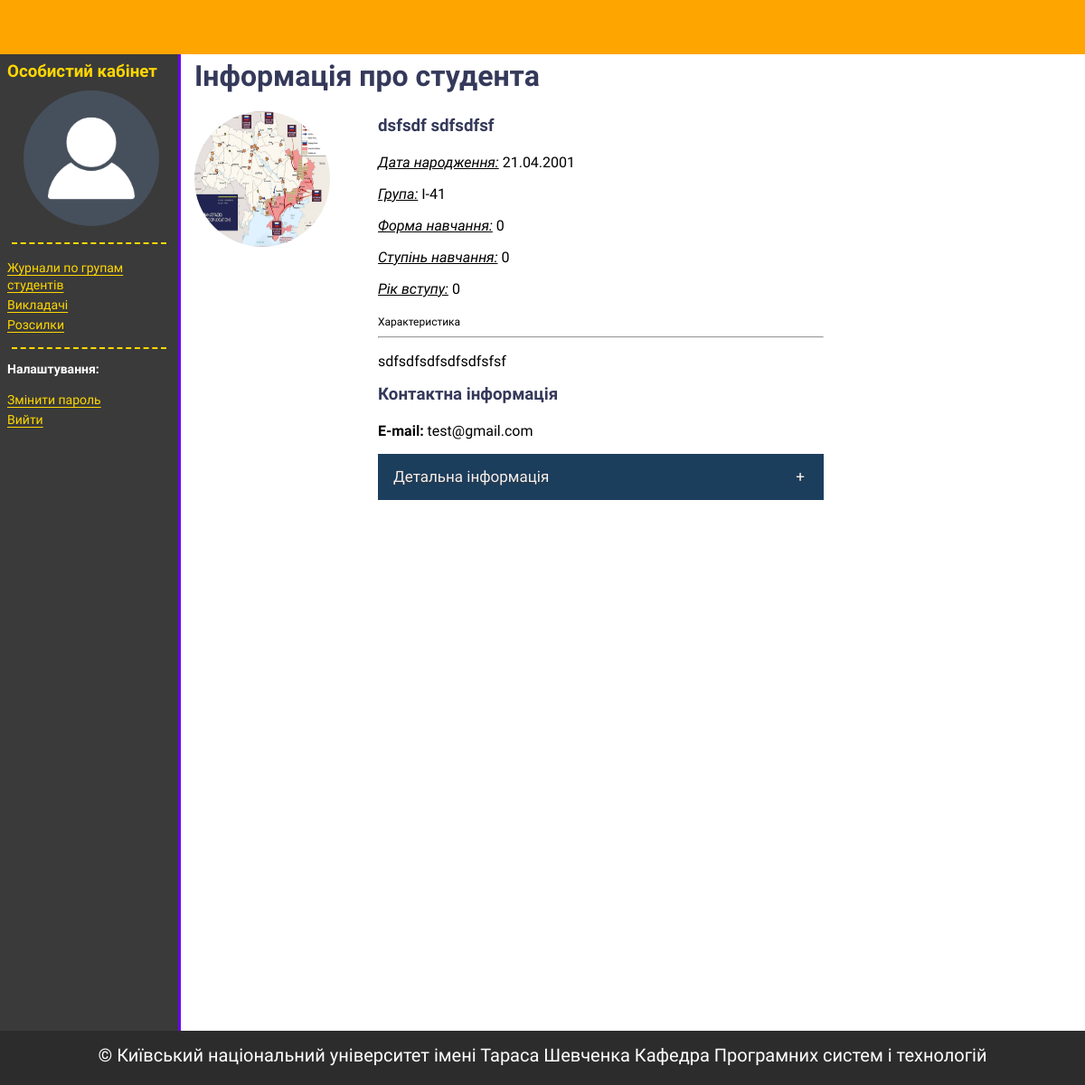
Screenshot of /journal/people/student/info/2/ (signed in) with the database file from the repository.
### people/models.py (models this page shows, shortened)
class User(AbstractUser):
    first_name = models.CharField('Ім\'я', max_length=130)
    last_name  = models.CharField('Фамілія', max_length=130)
    middle_name = models.CharField('По-батькові', max_length=130)
    sex = models.CharField('Стать', choices=GENDER_CHOICES, max_length=1)
    birth_date = models.DateField('Дата народження', blank=True, null=True)
    photo = models.ImageField(upload_to='people/', default='static/img/default-user.png', blank=True)
    description = models.TextField('Характеристика')
    user_status = models.CharField('Статус користувача', choices=USER_STATUS_CHOICES, max_length=15)
    updated = models.DateField('Дата оновлення', auto_now=True)
    USERNAME_FIELD = 'username'
    REQUIRED_FIELDS = ['email']
    objects = UserManager()
    class Meta:
        verbose_name = 'Користувач'
        verbose_name_plural = 'Користувачі'

class Student(models.Model):
    study_form = models.CharField('Форма навчання', choices=STUDY_CHOICES, max_length=20)
    study_degree = models.CharField('Ступінь навчання', choices=STUDY_DEGREE_CHOICES, max_length=30)
    entry_year = models.IntegerField('Рік вступу')
    group = models.ForeignKey('journal.GroupStudent', related_name='students', verbose_name='Навчається в групі',
                              on_delete=models.CASCADE)
    user = models.OneToOneField(settings.AUTH_USER_MODEL, related_name='student', on_delete=models.CASCADE)
    course_work = models.CharField('Тема курсової роботи', max_length=100)
    course_supervisor = models.ForeignKey(settings.AUTH_USER_MODEL, related_name='supervisor', on_delete=models.SET_NULL,
                                null=True, limit_choices_to={'user_status': TEACHER}, verbose_name='Викладач')
    diploma_work = models.CharField('Тема курсової роботи', max_length=100)
    diploma_supervisor = models.ForeignKey(settings.AUTH_USER_MODEL, related_name='supervisors',
                                          on_delete=models.SET_NULL,
                                          null=True, limit_choices_to={'user_status': TEACHER}, verbose_name='Викладач')
    class Meta:
        verbose_name = 'Студент'
        verbose_name_plural = 'Студенти'

### journal/models.py (models this page shows, shortened)
class GroupStudent(models.Model):
    grade = models.OneToOneField(Grade, related_name='group', on_delete=models.CASCADE,
                                 verbose_name='Назва групи')
    create_group = models.DateField('Дата створення групи')
    updated = models.DateField('Дата оновлення', auto_now=True)
    created = models.DateField('Дата створення', auto_now_add=True)
    class Meta:
        verbose_name = 'Група студнтів'
        verbose_name_plural = 'Групи студентів'

class Grade(models.Model):
    number = models.SmallIntegerField('Число')
    symbol = models.CharField('Символ', max_length=5)
    lessons = models.ManyToManyField(Lesson, related_name='grade', verbose_name='Дисципліни групи')
    def __str__(self):
        return f'{self.symbol}-{self.number}'
    class Meta:
        verbose_name = 'група'
        verbose_name_plural = 'Довідка груп'

### people/views.py (the view)
# urls.py: path('student/info/<int:pk>/', StudentDetailView.as_view(), name='student_detail'),
class StudentDetailView(LoginRequiredMixin, TeacherPermissionsMixin, DetailView):
    template_name = 'people/student_detail.html'
    def get_queryset(self):
        queryset = User.objects.select_related('student__group__grade', 'contact').filter(user_status=STUDENT)
        return queryset

### django_journal/permissions.py (called while the page is built)
    def dispatch(self, request, *args, **kwargs):
        if not self.has_permissions():
            raise PermissionDenied()
        return super().dispatch(request, *args, **kwargs)

    def has_permissions(self):
        return self.request.user.is_superuser or self.request.user.user_status == TEACHER

### journal/templatetags/sidebar.py (called while the page is built)
@register.inclusion_tag('people/tpl/teacher_sidebar_tpl.html', name='teacher_sidebar')
def teacher_sidebar(user):
    teacher = Teacher.objects.get(user=user.id)
    return {'teacher': teacher, 'user': user}

### people/templates/people/student_detail.html (shortened to what this page needs)
{% extends "base.html" %}
{% block content %}
    <h1>Інформація про студента </h1>
    <div class="people-info ">
        <div class="people-photo-block">
            <img class="user-avatar" src="{{ user.photo.url }}" alt="{{ user.get_full_name }}">
        </div>
        <div class="people-info-block">
            <h3>{{ user.get_full_name }}</h3>
            <p><i><u>Дата народження:</u></i> {{ user.birth_date|date:"d.m.Y" }}</p>
            <p><i><u>Група:</u></i> {{ user.student.group.grade }}</p>
            <p><i><u>Форма навчання:</u></i> {{ user.student.study_form }}</p>
            <p><i><u>Ступінь навчання:</u></i> {{ user.student.study_degree }}</p>
            <p><i><u>Рік вступу:</u></i> {{ user.student.entry_year }}</p>
            <span class="small-font">Характеристика</span><hr>
            <p>{{ user.description }}</p>
            {% include "people/include/people_contact_info.html" %}
            <div class="navigaonusing">
                <div class="gaonutosal">
                    <div class="pesontedan">
                        <label for="pesontedan-one">Детальна інформація</label>
                    </div>
               </div>
            </div>
        </div>
    </div>
{% endblock %}

### people/templates/people/tpl/teacher_sidebar_tpl.html (shortened to what this page needs)
{% block sidebar %}
    <h3>Особистий кабінет</h3>
    <img class="user-avatar" src="{{ user.photo.url }}" alt="{{ user.first_name }} {{ user.last_name }}">
    <hr>
    <ul>
        <li><a href="{% url 'group_student_list' %}">Журнали по групам студентів</a></li>
        <li><a href="{% url 'teacher_list' %}">Викладачі</a></li>
        <li><a href="{% url 'mailing_list' %}">Розсилки</a></li>
    </ul>
    <hr>
    <p><b>Налаштування:</b></p>
    <ul>
        <li><a href="{% url 'password_change' %}">Змінити пароль</a></li>
        <li><a href="{% url 'logout' %}">Вийти</a></li>
    </ul>
{% endblock %}

### people/templates/people/include/people_contact_info.html (shortened to what this page needs)
<h3>Контактна інформація</h3>
{% if user.email %}
    <p><b>E-mail:</b> {{ user.email }}</p>
{% endif %}

### journal/static/css/style.css (style rules this page uses)
body { font-family: "Roboto", sans-serif; display: grid; grid-template-areas: "header header header" "sidebar content content" "footer footer footer"; grid-template-rows: 60px 1fr 60px; grid-template-columns: 200px 1fr 15%; height: 150vh; margin: 0; }
h1, h2, h3, h4 { color: #35395A; padding: 0; margin: 5px 0 20px; }
.gaonutosal { float: left; width: 100%; }
.pesontedan { position: relative; margin-bottom: 1px; width: 100%; color: #f3f1f1; overflow: hidden; }
.pesontedan label { position: relative; display: block; padding: 0 0 0 1em; background: #1c3e5d; line-height: 3; cursor: pointer; text-shadow: 0 1px 0 #333131; font-size: 17px; }
.pesontedan label::after { position: absolute; right: 0; top: 0; display: block; width: 3em; height: 3em; line-height: 3; text-align: center; -webkit-transition: all .40s; -o-transition: all .40s; transition: all .40s; }
.pesontedan input[type=checkbox] + label::after { content: "+"; }
.sidebar p { color: white; font-size: 14px; }
.sidebar a { color: gold; font-size: 14px; }
.sidebar h3 { color: gold; margin: 0; }
.sidebar hr { color: gold; width: 95%; height: 0; border: none; border-top: 2px dashed gold; }
.sidebar img { margin-top: 10px; margin-left: 10%; }
.sidebar ul { padding: 0; }
.sidebar ul li { list-style-type: none; margin-top: 3px; text-underline-offset: 3px; }
.user-avatar { border-radius: 50%; height: 150px; width: 150px; }
.people-info { display: grid; grid-template-areas: "people-photo-block people-info-block"; grid-template-rows: 60px 1fr; grid-template-columns: 200px 50%; grid-gap: 3px; }
.people-photo-block { grid-area: people-photo-block; }
.people-info-block { grid-area: people-info-block; }
.small-font { font-size: 12px; }

### rows the page displays
User: photo (placeholder picture)
User: photo (picture), get_full_name "dsfsdf sdfsdfsf", birth_date "21.04.2001", student.group.grade "І-41", student.study_form "0", student.study_degree "0", student.entry_year "0", description "sdfsdfsdfsdfsdfsfsf", email "test@gmail.com"
